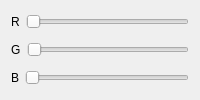
               <widget class="QWidget" name="tabAmbient">
                <attribute name="title">
                 <string>Ambient</string>
                </attribute>
                <layout class="QVBoxLayout" name="verticalLayout_10">
                 <item>
                  <widget class="QWidget" name="widget_4" native="true">
                   <layout class="QHBoxLayout" name="horizontalLayout_4">
                    <property name="margin">
                     <number>0</number>
                    </property>
                    <item>
                     <widget class="QLabel" name="label">
                      <property name="text">
                       <string>R</string>
                      </property>
                     </widget>
                    </item>
                    <item>
                     <widget class="QSlider" name="horizontalSliderLightAmbientRed">
                      <property name="orientation">
                       <enum>Qt::Horizontal</enum>
                      </property>
                     </widget>
                    </item>
                   </layout>
                  </widget>
                 </item>
                 <item>
                  <widget class="QWidget" name="widget_5" native="true">
                   <layout class="QHBoxLayout" name="horizontalLayout_7">
                    <property name="margin">
                     <number>0</number>
                    </property>
                    <item>
                     <widget class="QLabel" name="label_4">
                      <property name="text">
                       <string>G</string>
                      </property>
                     </widget>
                    </item>
                    <item>
                     <widget class="QSlider" name="horizontalSliderLightAmbientGreen">
                      <property name="orientation">
                       <enum>Qt::Horizontal</enum>
                      </property>
                     </widget>
                    </item>
                   </layout>
                  </widget>
                 </item>
                 <item>
                  <widget class="QWidget" name="widget_6" native="true">
                   <layout class="QHBoxLayout" name="horizontalLayout_9">
                    <property name="margin">
                     <number>0</number>
                    </property>
                    <item>
                     <widget class="QLabel" name="label_6">
                      <property name="text">
                       <string>B</string>
                      </property>
                     </widget>
                    </item>
                    <item>
                     <widget class="QSlider" name="horizontalSliderLightAmbientBlue">
                      <property name="orientation">
                       <enum>Qt::Horizontal</enum>
                      </property>
                     </widget>
                    </item>
                   </layout>
                  </widget>
                 </item>
                </layout>
               </widget>
